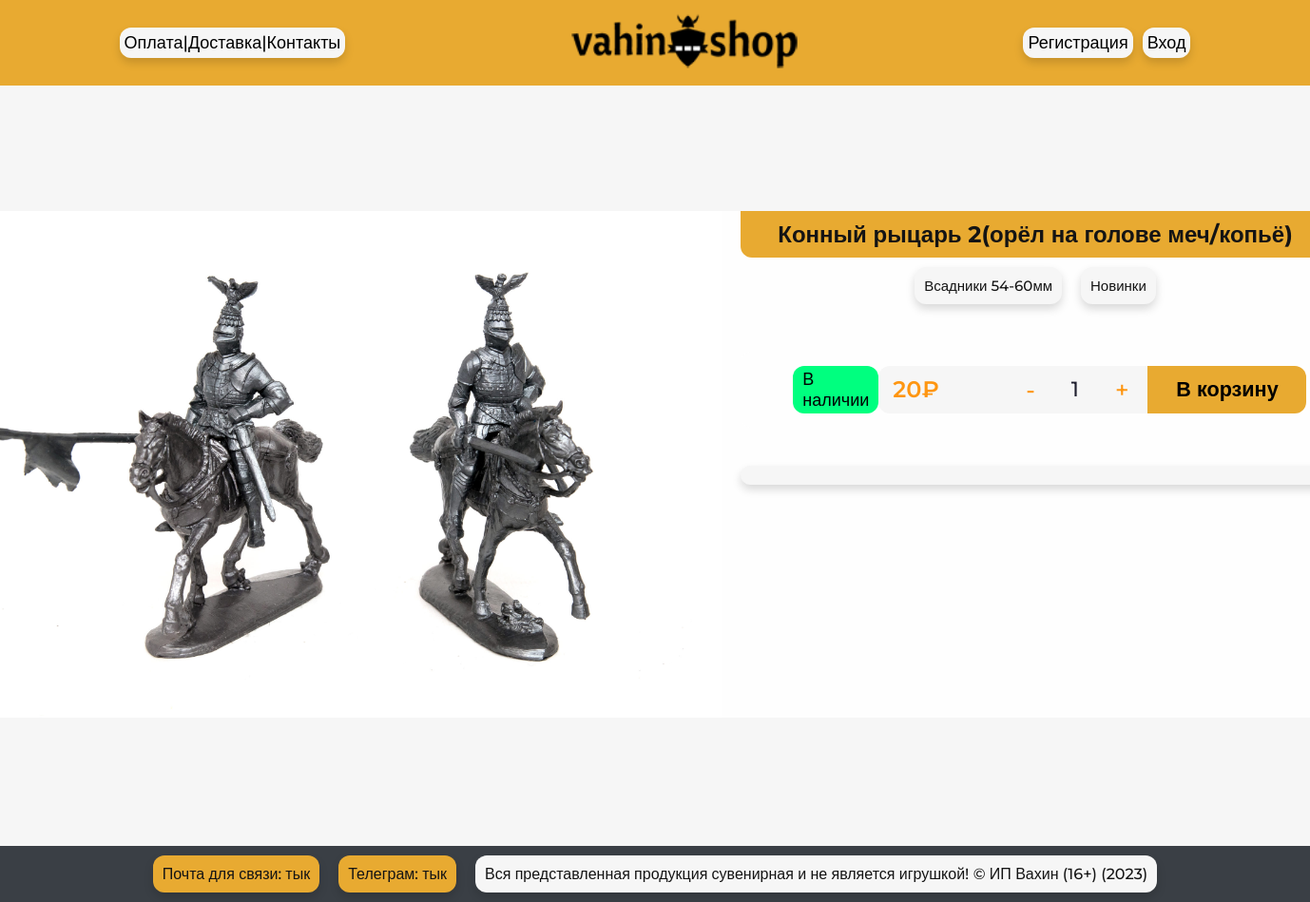
/8/konnyj-rycar-2oryol-na-golove-mechkopyo, run on the app's committed database.
### shop/models.py (models this page shows, shortened)
class Product(models.Model):
    category = models.ManyToManyField(Category, related_name='products')
    name = models.CharField(max_length=200, db_index=True)
    slug = models.SlugField(max_length=200, db_index=True)
    image = models.ImageField(upload_to='static/img/products/%Y', blank=False)
    description = models.TextField(blank=True)
    price = models.DecimalField(max_digits=10, decimal_places=0)
    stock = models.PositiveIntegerField()
    available = models.BooleanField(default=True)
    created = models.DateTimeField(auto_now_add=True)
    updated = models.DateTimeField(auto_now=True)
    class Meta:
        ordering = ('name',)
        verbose_name = 'Товар'
        verbose_name_plural = 'Товары'
        index_together = (('id', 'slug'), )

class Category(models.Model):
    name = models.CharField(max_length=200, db_index=True)
    slug = models.SlugField(max_length=200, db_index=True, unique=True)
    class Meta:
        ordering = ('name',)
        verbose_name = 'Категория'
        verbose_name_plural = 'Категории'
    def get_absolute_url(self):
        return reverse('shop:product_list_by_category',
                       args=[self.slug])

### shop/views.py (the view)
# urls.py: path('<int:id>/<slug:slug>', views.product_detail,
def product_detail(request, id, slug):
    product = get_object_or_404(Product,
                                id=id,
                                slug=slug,
                                available=True)
    cart_product_form = CartAddProductForm()
    return render(request, 'shop/product/detail.html', {'product': product, 'cart_product_form': cart_product_form})

### cart/forms.py
class CartAddProductForm(forms.Form):
    quantity = forms.TypedChoiceField(
                                choices=PRODUCT_QUANTITY_CHOICES,
                                coerce=int)
    update = forms.BooleanField(required=False,
                                initial=False,
                                widget=forms.HiddenInput)

### cart/context_processors.py (called while the page is built)
def cart(request):
    return {'cart': Cart(request)}

### shop/templates/shop/product/detail.html (shortened to what this page needs)
{% extends "shop/base.html" %}
{% load static %}
{% block content %}
<div class="card_full_container">
    <div class="card">
        <div class="card_full_img"><img
                src="{% if product.image %}{{ product.image.url }}{% else %}{% static 'img/img_null.png' %}{% endif %}"
                alt="Изображение товара" width="800" height="533"></div>
        <div class="card_full">
            <div class="card_item">
                <div class="card_full_name">{{ product.name }}</div>
                <div class="card_full_category">
                    {% for category in product.category.all %}
                    <a href="{{ category.get_absolute_url }}">{{ category.name }}</a>
                    {% endfor %}
                </div>
            </div>
            <div class="card_full_purchase">
                <div class="card_full_status">
                    {% if product.stock %}
                    <div class="card_full_true">
                        <p>В наличии</p>
                    </div>
                    {% else %}
                    <div class="card_full_false">
                        <p>Нет в наличии</p>
                    </div>
                    {% endif %}
                </div>
                <div class="card_container_purchase">
                    <div class="card_full_price">{{ product.price }}₽</div>
                    <div class="card_amount">
                        <button id="minus" onclick="counter(this,'{{product.id}}')"> -</button>
                        <input type="number" min="1" max="10000" step="1" value="1" id="amountCounter_{{product.id}}">
                        <button id="plus" onclick="counter(this,'{{product.id}}')"> +</button>
                    </div>
                    <div class="card_full_basket">
                        <button type="submit" onclick="fetchData('{{product.id}}')">В корзину</button>
                    </div>
                </div>
            </div>
            <div class="card_full_description">{{ product.description }}</div>
        </div>
    </div>
</div>
{% endblock %}

### static/css/main.css (style rules this page uses)
* { box-sizing: border-box; margin: 0; font-family: 'Montserrat', sans-serif !important; }
.card_full_container { width: 100%; height: 100vh; display: flex; flex-direction: column; justify-content: center; background-color: #f6f6f6; }
.card { width: 82.5%; display: flex; padding: 0; border-radius: 12px; margin-left: auto; margin-right: auto; justify-content: center; }
.card_full { width: 58%; height: 533px; font-weight: 400; font-size: 100%; background-color: #FEFEFE; border-top-right-radius: 12px; border-bottom-right-radius: 12px; }
.card_full_img { margin: 0px; padding: 0px; border-top-left-radius: 12px; border-bottom-left-radius: 12px; }
.card_full_img img { margin: 0px; padding: 0px; border-top-left-radius: 12px; border-bottom-left-radius: 12px; }
.card_full_name { height: fit-content; text-align: center; margin-left: 20px; margin-right: 20px; padding: 10px; border-bottom-left-radius: 12px; border-bottom-right-radius: 12px; background-color: #E8AA31; font-weight: 700; font-size: 150%; color: #141414; }
.card_full_category { display: flex; flex-wrap: wrap; justify-content: center; margin-left: 20px; margin-right: 20px; width: auto; }
.card_full_category a { text-decoration: none; font-size: 15px; font-weight: 500; color: #141414; margin: 10px; padding: 10px; border-radius: 12px; background-color: #f6f6f6; box-shadow: 0 5px 10px 0px rgba(0,0,0,0.15); }
.card_full_status { display: flex; width: fit-content; padding-left: 40px; }
.card_full_true p { height: 50px; font-size: 18px; font-weight: 500; padding: 10px; border-radius: 12px; background-color: #00FF7F; display: flex; align-items: center; }
.card_container_purchase { display: flex; padding-right: 40px; }
.card_amount, .card_mini_amount { display: flex; background-color: #f6f6f6; border-radius: 12px; }
.card_amount input[type="number"] { text-align: center; font-weight: 500; font-size: 22px; border: none; background-color: #f6f6f6; color: #202030; }
.card_amount button, .card_mini_amount button { color: #fe9611; background-color: #f6f6f6; border: none; font-weight: 500; font-size: 25px; cursor: pointer; }
#minus { padding: 10px 0px 10px 20px; }
#plus { padding: 10px 20px 10px 0px; }
.card_full_purchase { display: flex; justify-content: space-between; height: min-content; margin-left: 20px; margin-right: 20px; margin-top: 40px; margin-bottom: 40px; padding: 15px; border-radius: 12px; background-color: #FEFEFE; }
.card_full_price { font-weight: 600; font-size: 150%; color: #fe9611; width: 135px; height: 50px; padding-left: 15px; line-height: 50px; border-top-left-radius: 12px; border-bottom-left-radius: 12px; background-color: #f6f6f6; }
.card_full_basket button { width: 167px; height: 50px; font-size: 135%; font-weight: 700; border: none; border-top-right-radius: 12px; border-bottom-right-radius: 12px; background-color: #E8AA31; cursor: pointer; }
.card_full_description { margin-left: 20px; margin-right: 20px; font-size: 15px; font-weight: 500; color: #141414; padding: 10px; border-radius: 12px; background-color: #f6f6f6; box-shadow: 0 5px 10px 0px rgba(0,0,0,0.15); }

### data on the page
Product: image (picture), name "Конный рыцарь 2(орёл на голове меч/копьё)", price "20"
Category: name "Всадники 54-60мм"
Category: name "Новинки"
